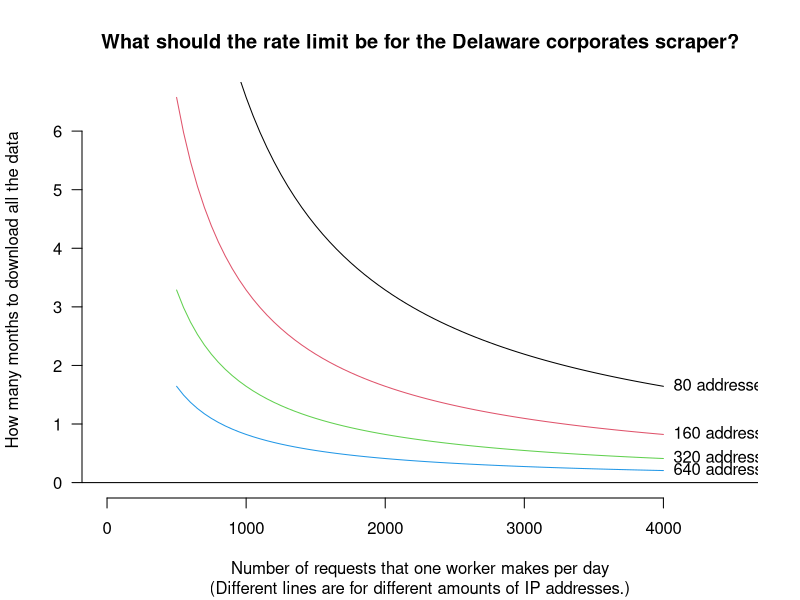

Write the R code that produced this figure.
N <- 8e6
ip.addresses <- 10 * 2^(3:6)
daily.quota <- seq(500, 4000, 50)

ymax <- 200

png('choosing-rate-limit.png', width = 1600, height = 900, pointsize = 24)
plot(0, 0, main = 'What should the rate limit be for the Delaware corporates scraper?',
     sub = '(Different lines are for different amounts of IP addresses.)',
     xlab = 'Number of requests that one worker makes per day',
     xlim = c(0, max(daily.quota) * 9/8),
     ylab = 'How many months to download all the data',
     ylim = c(0, ymax),
     type = 'n', bty = 'n', axes = F
)
axis(1)
axis(2, at = ((0:6)/12) * 365, labels = 0:6, las = 1)
abline(h = 0)

color <- 1
for (i in ip.addresses) {
    y <- 2*N/(i*daily.quota)
    lines(y ~ daily.quota, col = color)
    color <- color + 1
}
text(max(daily.quota), 2*N/(ip.addresses * max(daily.quota)),
     label = paste(ip.addresses, 'addresses'), pos = 4)
dev.off()
